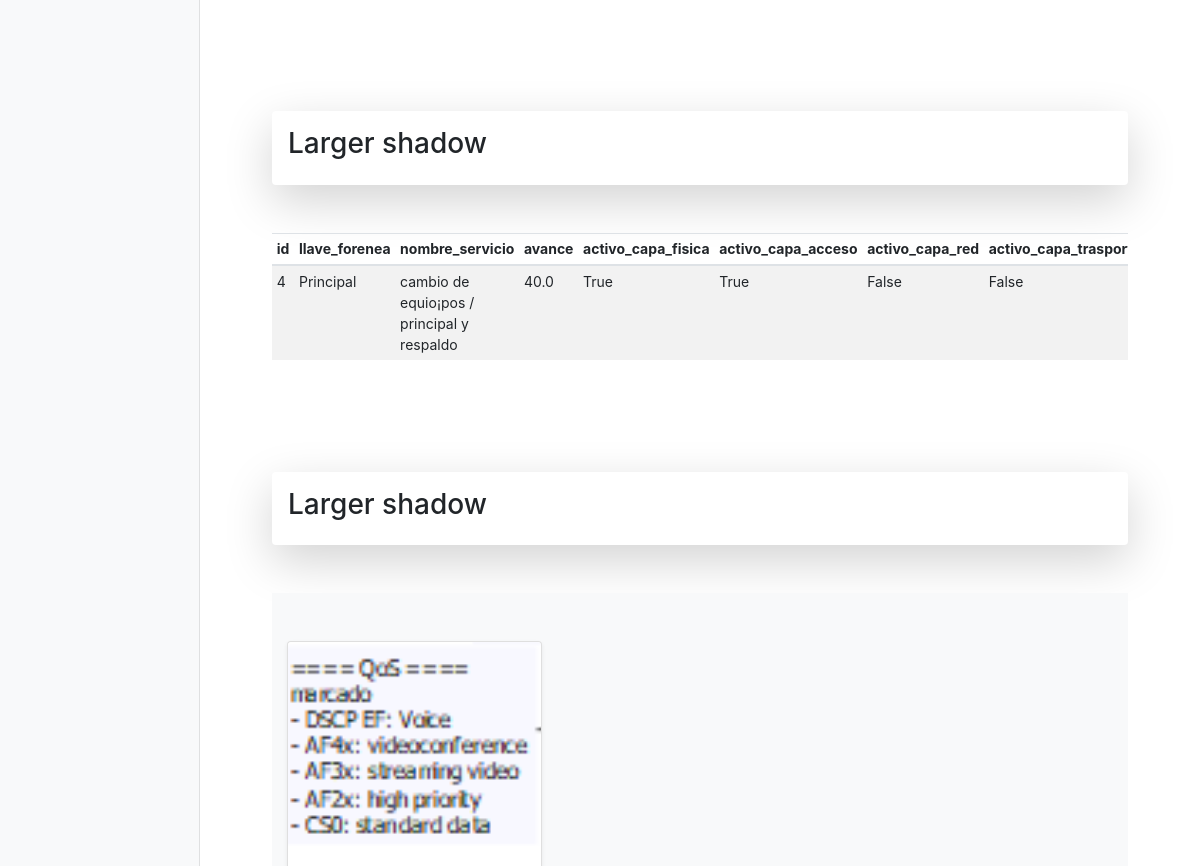
The page /polls/2/sede/ (middle part) on the database as committed earlier.
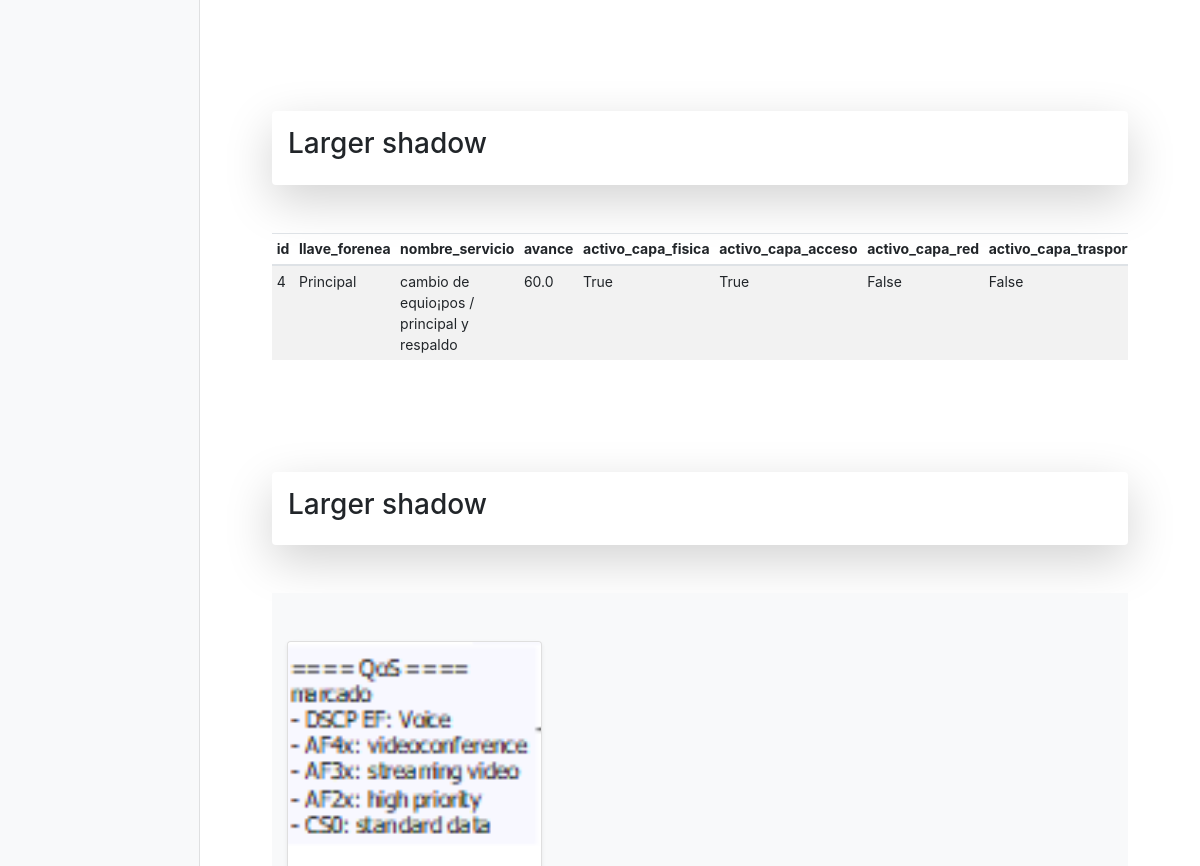
The same page on the database as committed later.
### polls/models.py (models this page shows, shortened)
class Trabajo(models.Model):
    llave_forenea = models.ForeignKey(Sede, on_delete=models.CASCADE, default='0')
    nombre_servicio = models.CharField(max_length=100, default='')
    avance = models.FloatField(default=0)
    activo_capa_fisica = models.BooleanField(default=False)
    activo_capa_acceso = models.BooleanField(default=False)
    activo_capa_red = models.BooleanField(default=False)
    activo_capa_trasporte = models.BooleanField(default=False)
    activo_capa_aplicacion = models.BooleanField(default=False)
    estado_capa_fisica = models.BooleanField(default=False)
    estado_capa_acceso = models.BooleanField(default=False)
    estado_capa_red = models.BooleanField(default=False)
    estado_capa_trasporte = models.BooleanField(default=False)
    estado_capa_aplicacion = models.BooleanField(default=False)
    datos_capa_fisica = models.TextField(default='')
    datos_capa_acceso = models.TextField(default='')
    datos_capa_red = models.TextField(default='')
    datos_capa_trasporte = models.TextField(default='')
    datos_capa_aplicacion = models.TextField(default='')
    responsable_capa_fisica = models.CharField(max_length=100, default='')
    responsable_capa_acceso = models.CharField(max_length=100, default='')
    responsable_capa_red = models.CharField(max_length=100, default='')
    responsable_capa_trasporte = models.CharField(max_length=100, default='')
    responsable_capa_aplicacion = models.CharField(max_length=100, default='')

class Sede(models.Model):
    llave_forenea = models.ForeignKey(Proyecto, on_delete=models.CASCADE, default='0')
    nombre = models.CharField(max_length=100, default='')
    coordenada_longitud = models.FloatField(default=0)
    coordenada_latitud = models.FloatField(default=0)
    situacion = models.CharField(max_length=100, default='')
    contrata_equipo = models.CharField(max_length=100, default='')
    contrata_acceso = models.CharField(max_length=100, default='')
    finalizado = models.BooleanField(default=False)
    def __str__(self):
        return self.nombre

### polls/views.py (the view)
# urls.py: path('<int:pk>/sede/', views.SedeView.as_view(), name='sede'),
class SedeView(generic.DetailView):
    model = Sede
    template_name = 'polls/sede.html'

### polls/models.py (called while the page is built)
    def __str__(self):
        return self.nombre

### polls/templates/polls/sede.html (shortened to what this page needs)
{% extends "base.html" %}
{% load static %}
{% block bloque_1 %}
<div class="p-5">
</div>
<div class="p-5">
    <div class="shadow-lg p-3 mb-5 bg-white rounded">
        <h3>Larger shadow</h3>
    </div>
    <div class="table-responsive">
        <table class="table table-striped table-sm">
            <thead>
                <tr>
                    <th scope="col">id</th>
                    <th scope="col">llave_forenea</th>
                    <th scope="col">nombre_servicio</th>
                    <th scope="col">avance</th>
                    <th scope="col">activo_capa_fisica</th>
                    <th scope="col">activo_capa_acceso</th>
                    <th scope="col">activo_capa_red</th>
                    <th scope="col">activo_capa_trasporte</th>
                </tr>
            </thead>
            <tbody>
                {% for aa in sede.trabajo_set.all %}
                <tr>
                    <td>{{ aa.id }}</td>
                    <td>{{ aa.llave_forenea }}</td>
                    <td>{{ aa.nombre_servicio }}</td>
                    <td>{{ aa.avance }}</td>
                    <td>{{ aa.activo_capa_fisica }}</td>
                    <td>{{ aa.activo_capa_acceso }}</td>
                    <td>{{ aa.activo_capa_red }}</td>
                    <td>{{ aa.activo_capa_trasporte }}</td>
                </tr>
                {% endfor %}
            </tbody>
        </table>
    </div>
</div>
<div class="p-5">
    <div class="shadow-lg p-3 mb-5 bg-white rounded">
        <h3>Larger shadow</h3>
    </div>
    <div class="album py-5 bg-light">
        <div class="container">
            <div class="row">
                {% for aa in sede.trabajo_set.all %}
                <div class="col-md-4">
                    <div class="card mb-4 shadow-sm">
                        {% if aa.nombre_servicio == "IPVPN con HSRP" %}
                        <img src="{% static 'polls/images/trabajo infointernet.png' %}" class="rounded"
                            alt="Responsive image" width="100%" height="100%" fill="#55595c">
                        {% elif aa.nombre_servicio == "upgrade, configuraciones" %}
                        <img src="{% static 'polls/images/trabajo doble operador.png' %}" class="rounded"
                            alt="Responsive image" width="100%" height="100%" fill="#55595c">
                        {% else %}
                        <img src="{% static 'polls/images/trabajo QoS.png' %}" class="rounded" alt="Responsive image"
                            width="100%" height="100%" fill="#55595c">
                        {% endif %}
                        <div class="card-body">
                        </div>
                    </div>
                </div>
                {% endfor %}
            </div>
        </div>
    </div>
</div>
{% endblock %}

### polls/templates/base.html (shortened to what this page needs)
{% load static %}
<!doctype html>
<html lang="en">
<head>
    <link rel="stylesheet" href="https://stackpath.bootstrapcdn.com/bootstrap/4.5.0/css/bootstrap.min.css"
>
    <link rel="stylesheet" type="text/css" href="{% static 'polls/dashboard/dashboard.css' %}">
    <link href="dashboard.css" rel="stylesheet">
</head>
<body>
    <div class="container-fluid">
        <div class="row">
            <nav id="sidebarMenu" class="col-md-3 col-lg-2 d-md-block bg-light sidebar collapse">
                <div class="sidebar-sticky pt-3">
                </div>
            </nav>
            <main role="main" class="col-md-9 ml-sm-auto col-lg-10 px-md-4">
                {% block bloque_1 %}
                {% endblock %}
            </main>
        </div>
    </div>
</body>
</html>

### polls/static/polls/dashboard/dashboard.css (style rules this page uses)
body { font-size: .875rem; }
.sidebar { position: fixed; top: 0; bottom: 0; left: 0; z-index: 100; padding: 48px 0 0; box-shadow: inset -1px 0 0 rgba(0, 0, 0, .1); }
.sidebar-sticky { position: relative; top: 0; height: calc(100vh - 48px); padding-top: .5rem; overflow-x: hidden; overflow-y: auto; }

Rows that differ between the two databases and show on the page:
changed Trabajo "cambio de equio¡pos / principal y respaldo": avance "40.0" → "60.0"
